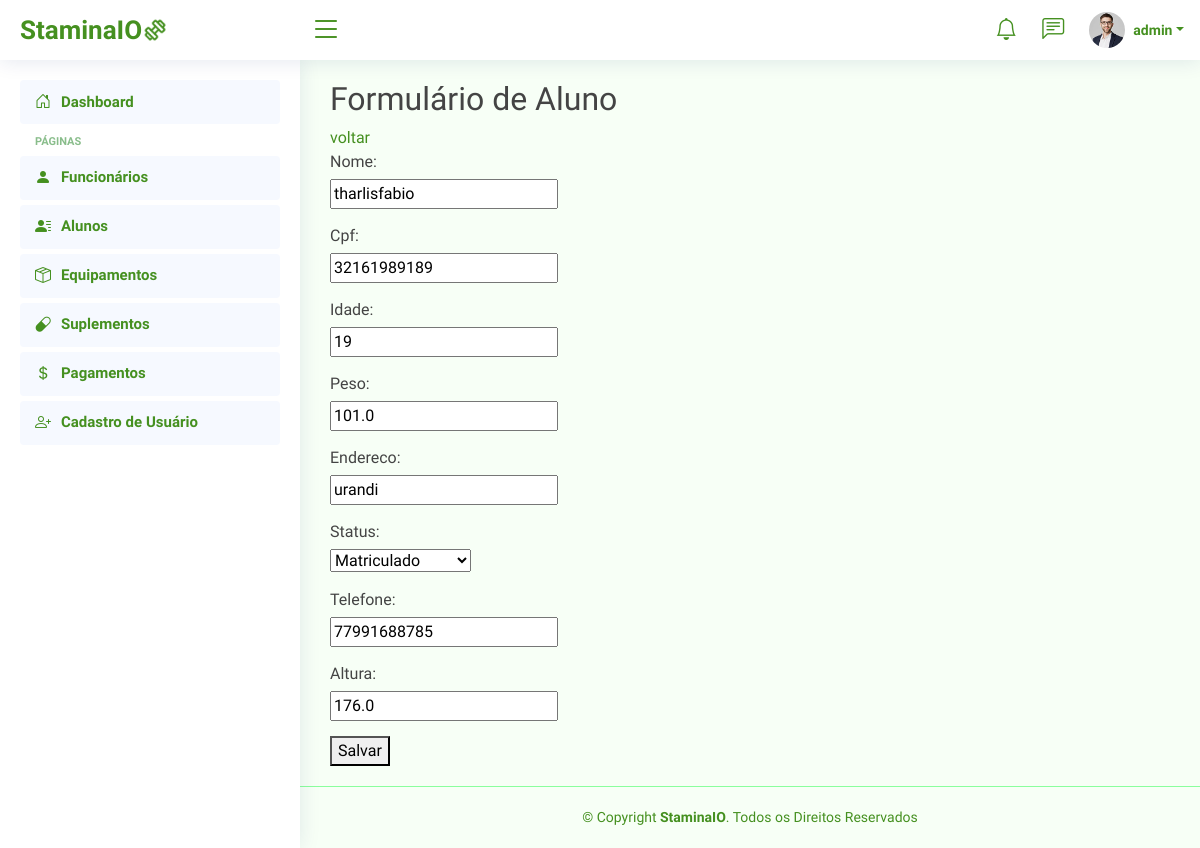
Page /pessoa/alunos/editar/7/ (signed in) on the earlier database version.
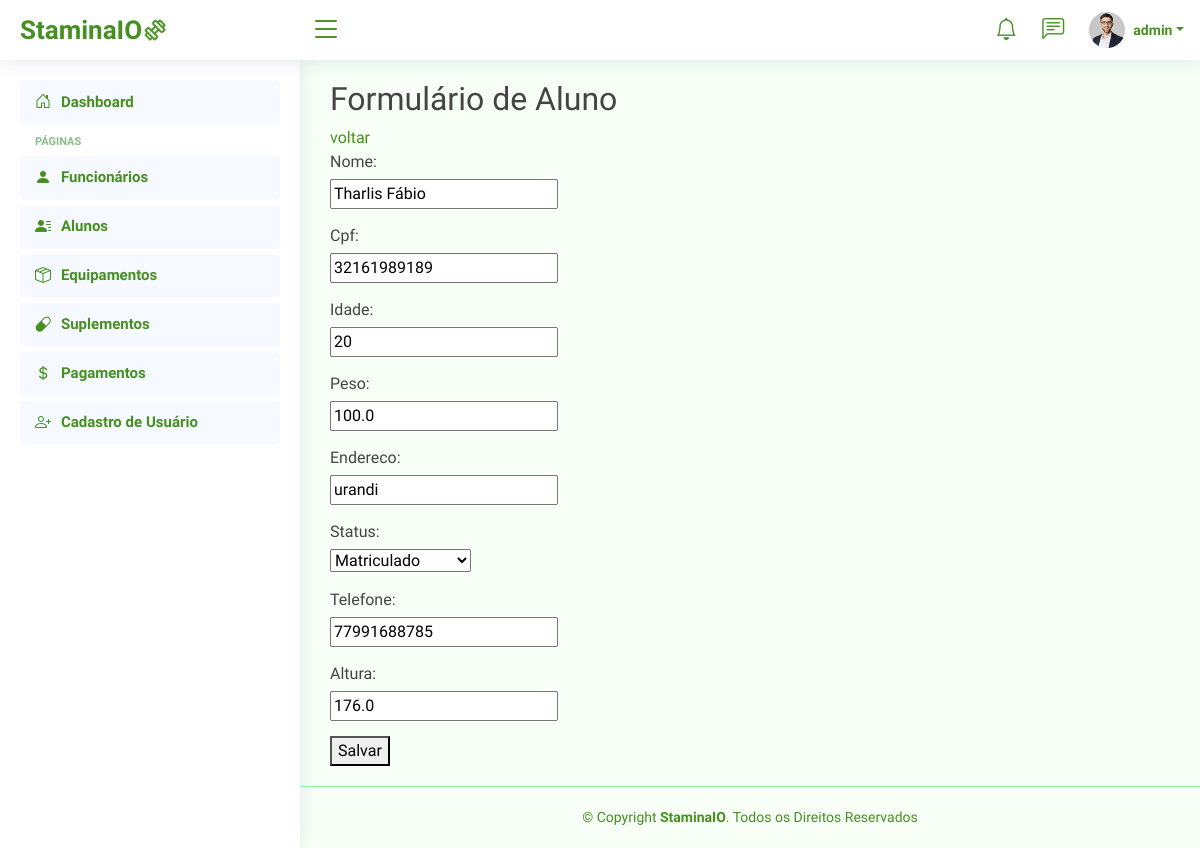
Same page on the later database version.
### pessoa/models.py (models this page shows, shortened)
class Pessoa(models.Model):
    nome = models.CharField(max_length=100)
    cpf = models.CharField(max_length=11, unique=True)
    idade = models.IntegerField()
    class Meta:
        abstract = True

class Aluno(Pessoa):
    MATRICULADO = 'M'
    NAO_MATRICULADO = 'NM'
    STATUS_CHOICES = [
        (MATRICULADO, 'Matriculado'),
        (NAO_MATRICULADO, 'Não Matriculado'),
    ]
    peso = models.FloatField()
    endereco = models.CharField(max_length=255)
    status = models.CharField(max_length=2, choices=STATUS_CHOICES, default=MATRICULADO)
    telefone = models.CharField(max_length=15)
    altura = models.FloatField()

### pessoa/views.py (the view)
# urls.py: path('alunos/editar/<int:pk>/', views.editar_aluno, name='editar_aluno'),
@login_required
def editar_aluno(request, pk):
    aluno = get_object_or_404(Aluno, pk=pk)
    if request.method == 'POST':
        form = AlunoForm(request.POST, instance=aluno)
        if form.is_valid():
            form.save()
            messages.success(request, 'Aluno atualizado com sucesso!')
            return redirect('pessoa:listar_alunos')
        else:
            messages.error(request, 'Erro ao atualizar aluno. Verifique os dados e tente novamente.')
    else:
        form = AlunoForm(instance=aluno)
    return render(request, 'pessoa/form_aluno.html', {'form': form})

### pessoa/forms.py
class AlunoForm(forms.ModelForm):
    class Meta:
        model = Aluno
        fields = '__all__'

### templates/pessoa/form_aluno.html (shortened to what this page needs)
{% extends '_base.html' %}
{% block content %}
    <h2>Formulário de Aluno</h2>
    <a href="{% url 'pessoa:listar_alunos' %}">voltar</a>
    <form method="post">
        {{ form.as_p }}
        <button type="submit">Salvar</button>
    </form>
{% endblock %}

Differences in the rows shown:
changed Aluno "urandi": nome "tharlisfabio" → "Tharlis Fábio"; idade "19" → "20"; peso "101.0" → "100.0"
